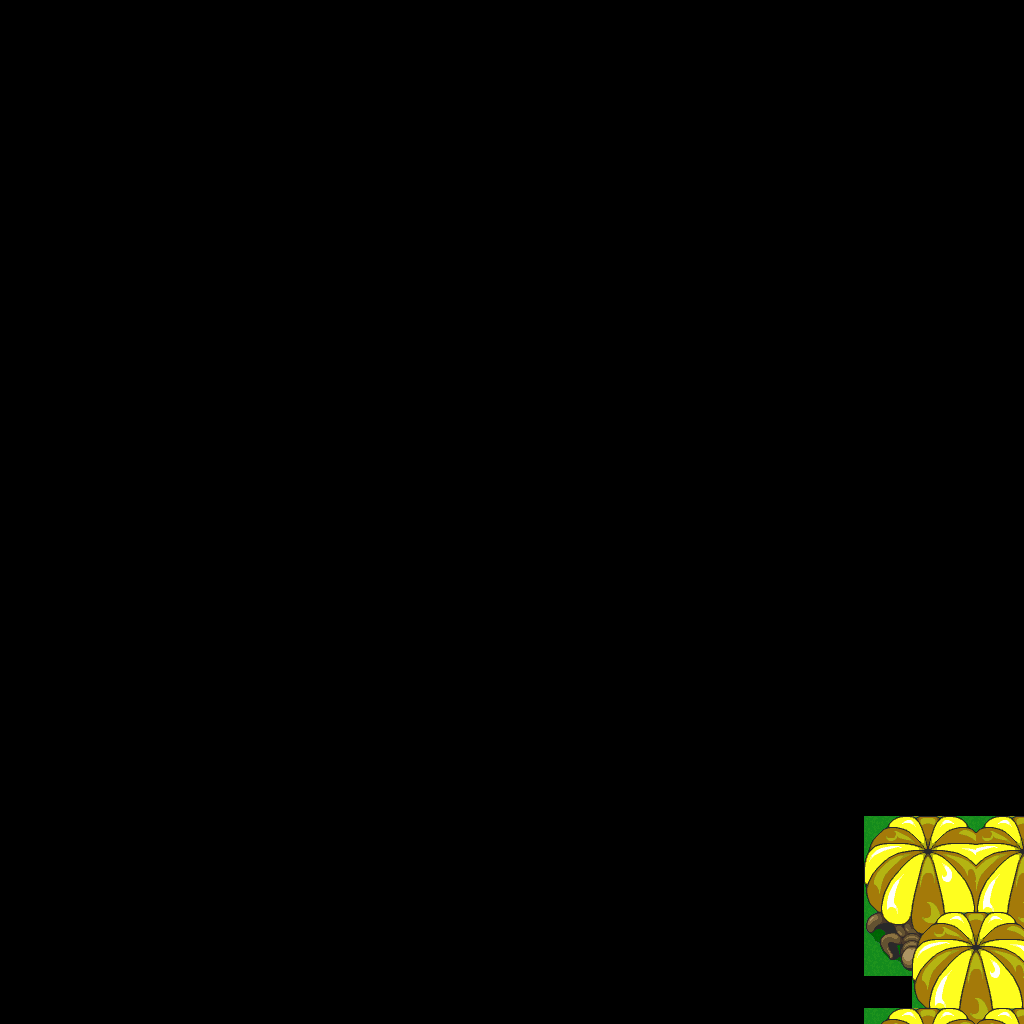

Tiled map render using the project's own tile images. Description and the map definition, with tile-layer contents summarised, below:
An orthogonal 64x64 tile map with 16x16 px tiles, 1 tile layer (base), 1 hidden layer not drawn.

<map version="1.10" tiledversion="1.12.1" orientation="orthogonal" renderorder="right-down" width="64" height="64" tilewidth="16" tileheight="16" infinite="0" nextlayerid="3" nextobjectid="1">
 <tileset firstgid="1" source="../classiciphone_pics4.tsx" />
 <layer id="1" name="base" width="64" height="64">
  <data>[4096 cells, 124 non-empty, 58 distinct tile ids]</data>
 </layer>
 <layer id="2" name="collision" width="64" height="64" visible="0">
  <properties><property name="collision" value="true" /></properties>
  <data>[4096 cells, 109 non-empty, 1 distinct tile ids]</data>
 </layer>
</map>
